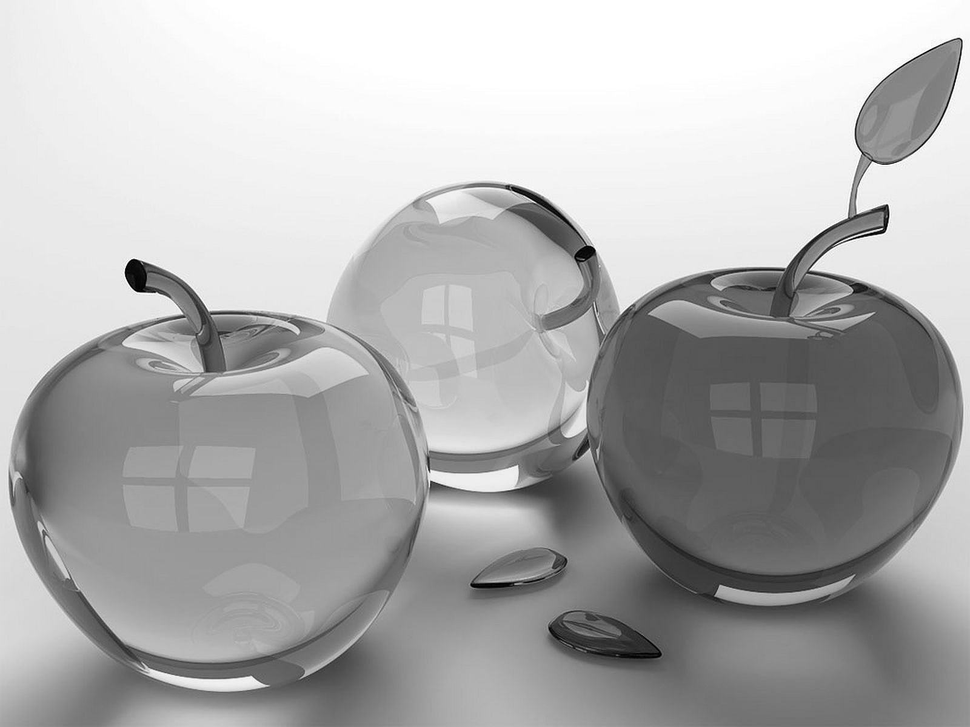
#> input picture Roteiros de Estudo Orientado - REOs/REO 02/AULA_00/img_cinza.png, 970 x 727 px, shrunk from 1600 x 1200 before the run
$ python aula_00_ex_03.py
#> lines starting #> are read from the running program, lines starting #| are printed output that depends on the picture
########################################################################################################################
# Lavras - MG
# 13/07/2020
# Universidade Federal de Lavras - UFLA
# Departamento de Biologia
# Programa de Pós Graduação em Genética e Melhoramento de Plantas
# Disciplina: Visão Computacional No Melhoramento de Plantas
# Professor: Vinícius Quintão Carneiro
# E-mail: vinicius.carneiro@ufla.br
# GITHUB: vqcarneiro - https://github.com/VQCarneiro
########################################################################################################################
# PROCEDIMENTO: Leitura e apresentação de uma imagem em escala de cinza
########################################################################################################################
# Importar pacotes
import cv2 # Importa o pacote opencv
import numpy as np # Importa o pacote numpy
from matplotlib import pyplot as plt # Importa o pacote matplotlib
########################################################################################################################
# Leitura da imagem

nome_arquivo = "img_cinza.png" # Nome do arquivo a ser utilizado na análise
img_cinza = cv2.imread(nome_arquivo,0) # Carrega imagem (0 - Binária e Escala de Cinza; 1 - Colorida (BGR))
#> img_cinza is the input picture: shape (727, 970); min 0, max 255, mean 175.7
########################################################################################################################
# Dados da Imagem
print('----------------------------------------------------------------------------------------------------------------')
print('DADOS DA IMAGEM BINÁRIA')
print('----------------------------------------------------------------------------------------------------------------')
print(img_cinza)
#> (printed output is left out)
print('----------------------------------------------------------------------------------------------------------------')
print('----------------------------------------------------------------------------------------------------------------')
print('INFORMAÇÕES')
print('----------------------------------------------------------------------------------------------------------------')
lin, col = np.shape(img_cinza)
#> lin = 727; col = 970
print('Dimensão: ' + str(lin) +' x '+ str(col))
#| Dimensão: 727 x 970
print('Largura: ' + str(col))
#| Largura: 970
print('Altura: ' + str(lin))
#| Altura: 727
print('----------------------------------------------------------------------------------------------------------------')
########################################################################################################################
# Apresentar imagens no matplotlib
plt.figure('Imagens')
plt.subplot(1,2,1)
plt.imshow(img_cinza,cmap="gray") # https://matplotlib.org/3.1.0/tutorials/colors/colormaps.html
#plt.xticks([]) # Eliminar o eixo X
#plt.yticks([]) # Eliminar o eixo Y
plt.title("Escala de Cinza")
plt.colorbar(orientation = 'horizontal')

plt.subplot(1,2,2)
plt.imshow(img_cinza,cmap="jet") # https://matplotlib.org/3.1.0/tutorials/colors/colormaps.html
#plt.xticks([]) # Eliminar o eixo X
#plt.yticks([]) # Eliminar o eixo Y
plt.title("JET")
plt.colorbar(orientation = 'horizontal')

plt.show()
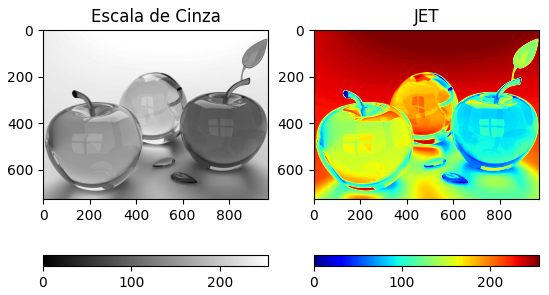
#> figure drawn by matplotlib, 4 panels
########################################################################################################################
